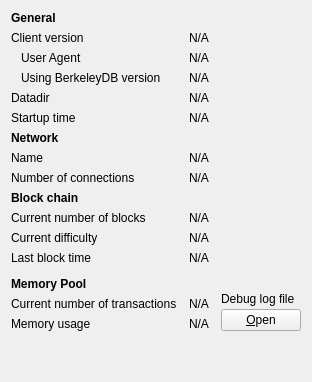
     <widget class="QWidget" name="tab_info">
      <attribute name="title">
       <string>&amp;Information</string>
      </attribute>
      <layout class="QGridLayout" name="gridLayout" columnstretch="0,0,0">
       <property name="horizontalSpacing">
        <number>12</number>
       </property>
       <item row="15" column="0">
        <widget class="QLabel" name="labelMempoolTitle">
         <property name="font">
          <font>
           <weight>75</weight>
           <bold>true</bold>
          </font>
         </property>
         <property name="text">
          <string>Memory Pool</string>
         </property>
        </widget>
       </item>
       <item row="11" column="1">
        <widget class="QLabel" name="currentDifficulty">
         <property name="cursor">
          <cursorShape>IBeamCursor</cursorShape>
         </property>
         <property name="text">
          <string>N/A</string>
         </property>
         <property name="textFormat">
          <enum>Qt::PlainText</enum>
         </property>
         <property name="textInteractionFlags">
          <set>Qt::LinksAccessibleByMouse|Qt::TextSelectableByKeyboard|Qt::TextSelectableByMouse</set>
         </property>
        </widget>
       </item>
       <item row="13" column="0">
        <widget class="QLabel" name="labelLastBlockTime">
         <property name="text">
          <string>Last block time</string>
         </property>
        </widget>
       </item>
       <item row="7" column="1" colspan="2">
        <widget class="QLabel" name="networkName">
         <property name="cursor">
          <cursorShape>IBeamCursor</cursorShape>
         </property>
         <property name="text">
          <string>N/A</string>
         </property>
         <property name="textFormat">
          <enum>Qt::PlainText</enum>
         </property>
         <property name="textInteractionFlags">
          <set>Qt::LinksAccessibleByMouse|Qt::TextSelectableByKeyboard|Qt::TextSelectableByMouse</set>
         </property>
        </widget>
       </item>
       <item row="3" column="0">
        <widget class="QLabel" name="label_berkeleyDBVersion">
         <property name="text">
          <string>Using BerkeleyDB version</string>
         </property>
         <property name="indent">
          <number>10</number>
         </property>
        </widget>
       </item>
       <item row="14" column="2" rowspan="4">
        <layout class="QVBoxLayout" name="verticalLayoutDebugButton">
         <property name="spacing">
          <number>3</number>
         </property>
         <item>
          <spacer name="verticalSpacer_2">
           <property name="orientation">
            <enum>Qt::Vertical</enum>
           </property>
           <property name="sizeHint" stdset="0">
            <size>
             <width>10</width>
             <height>5</height>
            </size>
           </property>
          </spacer>
         </item>
         <item>
          <widget class="QLabel" name="labelDebugLogfile">
           <property name="text">
            <string>Debug log file</string>
           </property>
          </widget>
         </item>
         <item>
          <widget class="QPushButton" name="openDebugLogfileButton">
           <property name="toolTip">
            <string>Open the %1 debug log file from the current data directory. This can take a few seconds for large log files.</string>
           </property>
           <property name="text">
            <string>&amp;Open</string>
           </property>
           <property name="autoDefault">
            <bool>false</bool>
           </property>
          </widget>
         </item>
        </layout>
       </item>
       <item row="18" column="0">
        <spacer name="verticalSpacer">
         <property name="orientation">
          <enum>Qt::Vertical</enum>
         </property>
         <property name="sizeHint" stdset="0">
          <size>
           <width>20</width>
           <height>40</height>
          </size>
         </property>
        </spacer>
       </item>
       <item row="17" column="0">
        <widget class="QLabel" name="labelMemoryUsage">
         <property name="text">
          <string>Memory usage</string>
         </property>
        </widget>
       </item>
       <item row="5" column="1" colspan="2">
        <widget class="QLabel" name="startupTime">
         <property name="cursor">
          <cursorShape>IBeamCursor</cursorShape>
         </property>
         <property name="text">
          <string>N/A</string>
         </property>
         <property name="textFormat">
          <enum>Qt::PlainText</enum>
         </property>
         <property name="textInteractionFlags">
          <set>Qt::LinksAccessibleByMouse|Qt::TextSelectableByKeyboard|Qt::TextSelectableByMouse</set>
         </property>
        </widget>
       </item>
       <item row="3" column="1" colspan="2">
        <widget class="QLabel" name="berkeleyDBVersion">
         <property name="cursor">
          <cursorShape>IBeamCursor</cursorShape>
         </property>
         <property name="text">
          <string>N/A</string>
         </property>
         <property name="textFormat">
          <enum>Qt::PlainText</enum>
         </property>
         <property name="textInteractionFlags">
          <set>Qt::LinksAccessibleByMouse|Qt::TextSelectableByKeyboard|Qt::TextSelectableByMouse</set>
         </property>
        </widget>
       </item>
       <item row="5" column="0">
        <widget class="QLabel" name="label_13">
         <property name="text">
          <string>Startup time</string>
         </property>
        </widget>
       </item>
       <item row="7" column="0">
        <widget class="QLabel" name="label_8">
         <property name="text">
          <string>Name</string>
         </property>
        </widget>
       </item>
       <item row="4" column="1" colspan="2">
        <widget class="QLabel" name="dataDir">
         <property name="cursor">
          <cursorShape>IBeamCursor</cursorShape>
         </property>
         <property name="text">
          <string>N/A</string>
         </property>
         <property name="textFormat">
          <enum>Qt::PlainText</enum>
         </property>
         <property name="wordWrap">
          <bool>true</bool>
         </property>
         <property name="textInteractionFlags">
          <set>Qt::LinksAccessibleByMouse|Qt::TextSelectableByKeyboard|Qt::TextSelectableByMouse</set>
         </property>
        </widget>
       </item>
       <item row="4" column="0">
        <widget class="QLabel" name="label_12">
         <property name="text">
          <string>Datadir</string>
         </property>
        </widget>
       </item>
       <item row="11" column="0">
        <widget class="QLabel" name="label">
         <property name="text">
          <string>Current difficulty</string>
         </property>
        </widget>
       </item>
       <item row="17" column="1">
        <widget class="QLabel" name="mempoolSize">
         <property name="cursor">
          <cursorShape>IBeamCursor</cursorShape>
         </property>
         <property name="text">
          <string>N/A</string>
         </property>
         <property name="textFormat">
          <enum>Qt::PlainText</enum>
         </property>
         <property name="textInteractionFlags">
          <set>Qt::LinksAccessibleByMouse|Qt::TextSelectableByKeyboard|Qt::TextSelectableByMouse</set>
         </property>
        </widget>
       </item>
       <item row="2" column="1" colspan="2">
        <widget class="QLabel" name="clientUserAgent">
         <property name="cursor">
          <cursorShape>IBeamCursor</cursorShape>
         </property>
         <property name="text">
          <string>N/A</string>
         </property>
         <property name="textFormat">
          <enum>Qt::PlainText</enum>
         </property>
         <property name="textInteractionFlags">
          <set>Qt::LinksAccessibleByMouse|Qt::TextSelectableByKeyboard|Qt::TextSelectableByMouse</set>
         </property>
        </widget>
       </item>
       <item row="1" column="1" colspan="2">
        <widget class="QLabel" name="clientVersion">
         <property name="cursor">
          <cursorShape>IBeamCursor</cursorShape>
         </property>
         <property name="text">
          <string>N/A</string>
         </property>
         <property name="textFormat">
          <enum>Qt::PlainText</enum>
         </property>
         <property name="textInteractionFlags">
          <set>Qt::LinksAccessibleByMouse|Qt::TextSelectableByKeyboard|Qt::TextSelectableByMouse</set>
         </property>
        </widget>
       </item>
       <item row="8" column="0">
        <widget class="QLabel" name="label_7">
         <property name="text">
          <string>Number of connections</string>
         </property>
        </widget>
       </item>
       <item row="16" column="0">
        <widget class="QLabel" name="labelNumberOfTransactions">
         <property name="text">
          <string>Current number of transactions</string>
         </property>
        </widget>
       </item>
       <item row="8" column="1" colspan="2">
        <widget class="QLabel" name="numberOfConnections">
         <property name="cursor">
          <cursorShape>IBeamCursor</cursorShape>
         </property>
         <property name="text">
          <string>N/A</string>
         </property>
         <property name="textFormat">
          <enum>Qt::PlainText</enum>
         </property>
         <property name="textInteractionFlags">
          <set>Qt::LinksAccessibleByMouse|Qt::TextSelectableByKeyboard|Qt::TextSelectableByMouse</set>
         </property>
        </widget>
       </item>
       <item row="0" column="0">
        <widget class="QLabel" name="label_9">
         <property name="font">
          <font>
           <weight>75</weight>
           <bold>true</bold>
          </font>
         </property>
         <property name="text">
          <string>General</string>
         </property>
        </widget>
       </item>
       <item row="6" column="0">
        <widget class="QLabel" name="labelNetwork">
         <property name="font">
          <font>
           <weight>75</weight>
           <bold>true</bold>
          </font>
         </property>
         <property name="text">
          <string>Network</string>
         </property>
        </widget>
       </item>
       <item row="9" column="0">
        <widget class="QLabel" name="label_10">
         <property name="font">
          <font>
           <weight>75</weight>
           <bold>true</bold>
          </font>
         </property>
         <property name="text">
          <string>Block chain</string>
         </property>
        </widget>
       </item>
       <item row="13" column="1" colspan="2">
        <widget class="QLabel" name="lastBlockTime">
         <property name="cursor">
          <cursorShape>IBeamCursor</cursorShape>
         </property>
         <property name="text">
          <string>N/A</string>
         </property>
         <property name="textFormat">
          <enum>Qt::PlainText</enum>
         </property>
         <property name="textInteractionFlags">
          <set>Qt::LinksAccessibleByMouse|Qt::TextSelectableByKeyboard|Qt::TextSelectableByMouse</set>
         </property>
        </widget>
       </item>
       <item row="16" column="1">
        <widget class="QLabel" name="mempoolNumberTxs">
         <property name="cursor">
          <cursorShape>IBeamCursor</cursorShape>
         </property>
         <property name="text">
          <string>N/A</string>
         </property>
         <property name="textFormat">
          <enum>Qt::PlainText</enum>
         </property>
         <property name="textInteractionFlags">
          <set>Qt::LinksAccessibleByMouse|Qt::TextSelectableByKeyboard|Qt::TextSelectableByMouse</set>
         </property>
        </widget>
       </item>
       <item row="1" column="0">
        <widget class="QLabel" name="label_6">
         <property name="text">
          <string>Client version</string>
         </property>
        </widget>
       </item>
       <item row="2" column="0">
        <widget class="QLabel" name="labelClientUserAgent">
         <property name="text">
          <string>User Agent</string>
         </property>
         <property name="indent">
          <number>10</number>
         </property>
        </widget>
       </item>
       <item row="10" column="0">
        <widget class="QLabel" name="label_3">
         <property name="text">
          <string>Current number of blocks</string>
         </property>
        </widget>
       </item>
       <item row="10" column="1">
        <widget class="QLabel" name="numberOfBlocks">
         <property name="cursor">
          <cursorShape>IBeamCursor</cursorShape>
         </property>
         <property name="text">
          <string>N/A</string>
         </property>
         <property name="textFormat">
          <enum>Qt::PlainText</enum>
         </property>
         <property name="textInteractionFlags">
          <set>Qt::LinksAccessibleByMouse|Qt::TextSelectableByKeyboard|Qt::TextSelectableByMouse</set>
         </property>
        </widget>
       </item>
      </layout>
     </widget>
